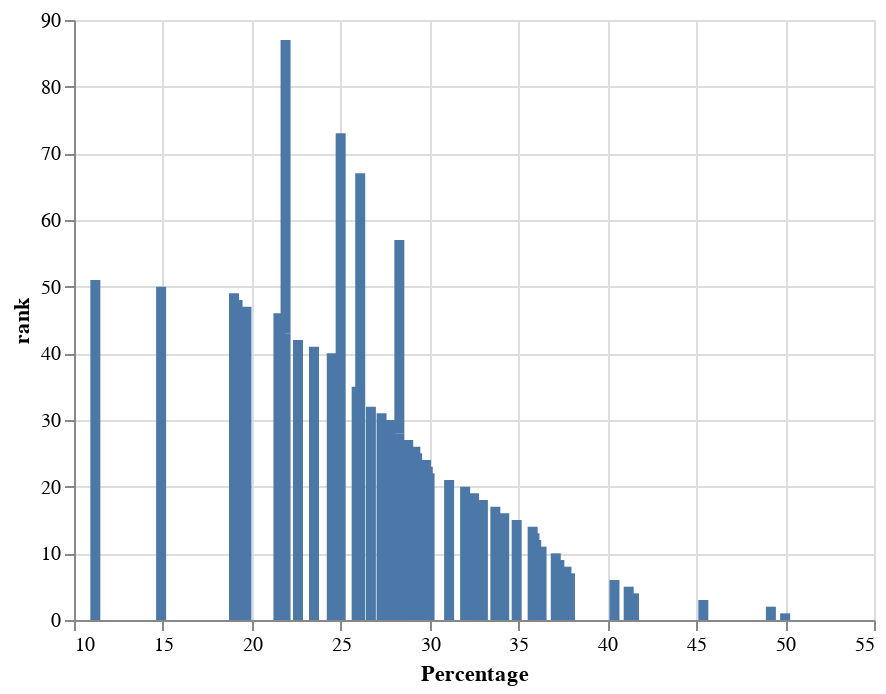

Write notebook code for a chart like this one.
### Code cell
alt.Chart(input5).mark_bar().encode(
    x='Percentage',
    y='rank'
)

### Figure 1 — Vega-Lite specification as saved in the notebook (floating-point values rounded to 4 significant figures)
{"config": {"view": {"continuousWidth": 400, "continuousHeight": 300}}, "data": {"name": "data-d8cb1f8aeba53129229860a32640e5f3"}, "mark": "bar", "encoding": {"x": {"type": "quantitative", "field": "Percentage"}, "y": {"type": "quantitative", "field": "rank"}}, "$schema": "https://vega.github.io/schema/vega-lite/v4.8.1.json", "datasets": {"data-d8cb1f8aeba53129229860a32640e5f3": [{"rank": 1, "Percentage": 50.0}, {"rank": 2, "Percentage": 49.2}, {"rank": 3, "Percentage": 45.4}, {"rank": 4, "Percentage": 41.5}, {"rank": 5, "Percentage": 41.2}, {"rank": 6, "Percentage": 40.4}, {"rank": 7, "Percentage": 37.9}, {"rank": 8, "Percentage": 37.7}, {"rank": 9, "Percentage": 37.3}, {"rank": 10, "Percentage": 37.1}, {"rank": 11, "Percentage": 36.3}, {"rank": 12, "Percentage": 36.0}, {"rank": 13, "Percentage": 35.9}, {"rank": 14, "Percentage": 35.8}, {"rank": 15, "Percentage": 34.9}, {"rank": 16, "Percentage": 34.2}, {"rank": 17, "Percentage": 33.7}, {"rank": 18, "Percentage": 33.0}, {"rank": 19, "Percentage": 32.5}, {"rank": 20, "Percentage": 32.0}, {"rank": 21, "Percentage": 31.1}, {"rank": 22, "Percentage": 30.0}, {"rank": 23, "Percentage": 29.9}, {"rank": 24, "Percentage": 29.8}, {"rank": 25, "Percentage": 29.3}, {"rank": 26, "Percentage": 29.2}, {"rank": 27, "Percentage": 28.8}, {"rank": 28, "Percentage": 28.3}, {"rank": 29, "Percentage": 28.3}, {"rank": 30, "Percentage": 27.8}, {"rank": 31, "Percentage": 27.3}, {"rank": 32, "Percentage": 26.7}, {"rank": 33, "Percentage": 26.1}, {"rank": 34, "Percentage": 26.1}, {"rank": 35, "Percentage": 25.9}, {"rank": 36, "Percentage": 25.0}, {"rank": 37, "Percentage": 25.0}, {"rank": 38, "Percentage": 24.7}, {"rank": 39, "Percentage": 24.6}, {"rank": 40, "Percentage": 24.5}, {"rank": 41, "Percentage": 23.5}, {"rank": 42, "Percentage": 22.6}, {"rank": 43, "Percentage": 21.9}, {"rank": 44, "Percentage": 21.9}, {"rank": 45, "Percentage": 21.6}, {"rank": 46, "Percentage": 21.5}, {"rank": 47, "Percentage": 19.7}, {"rank": 48, "Percentage": 19.2}, {"rank": 49, "Percentage": 19.0}, {"rank": 50, "Percentage": 14.9}, {"rank": 51, "Percentage": 11.2}]}}
